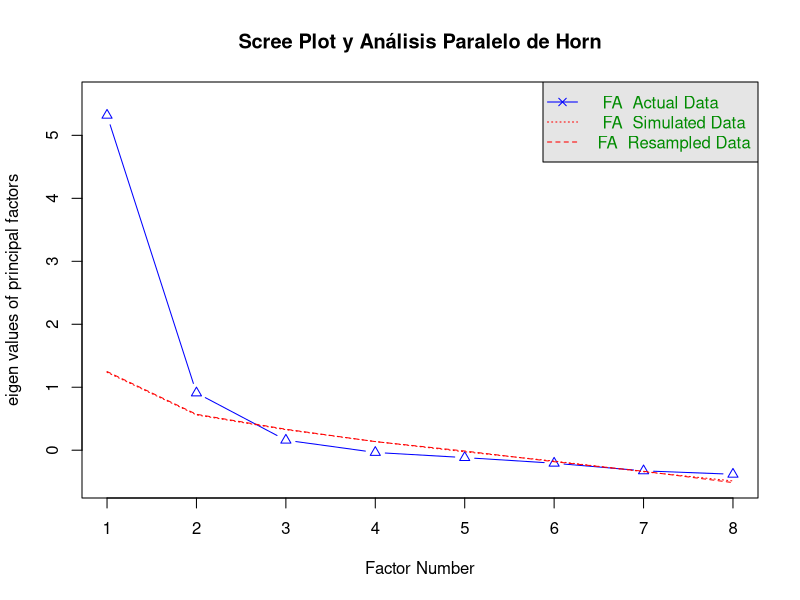
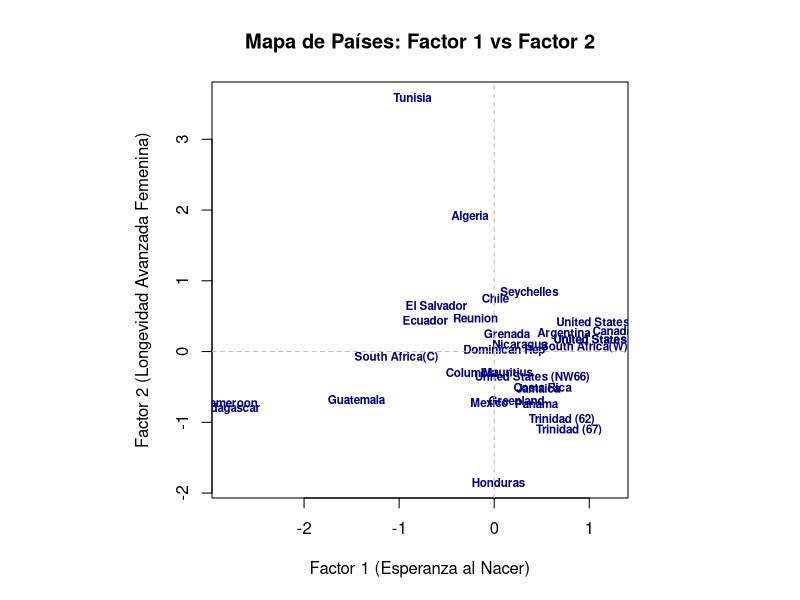
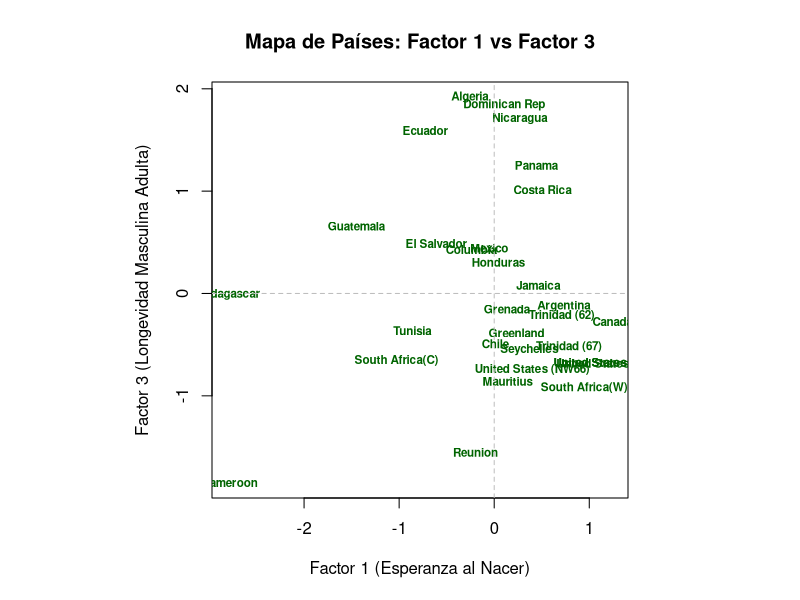
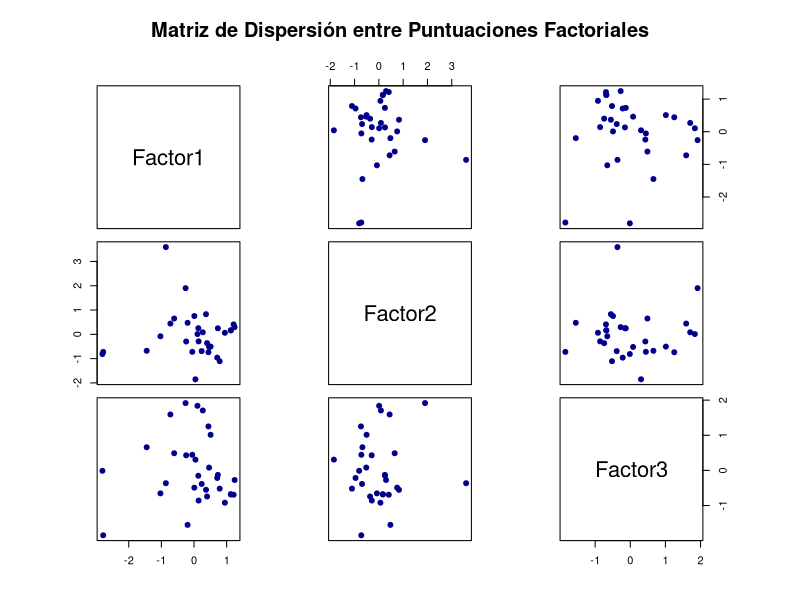
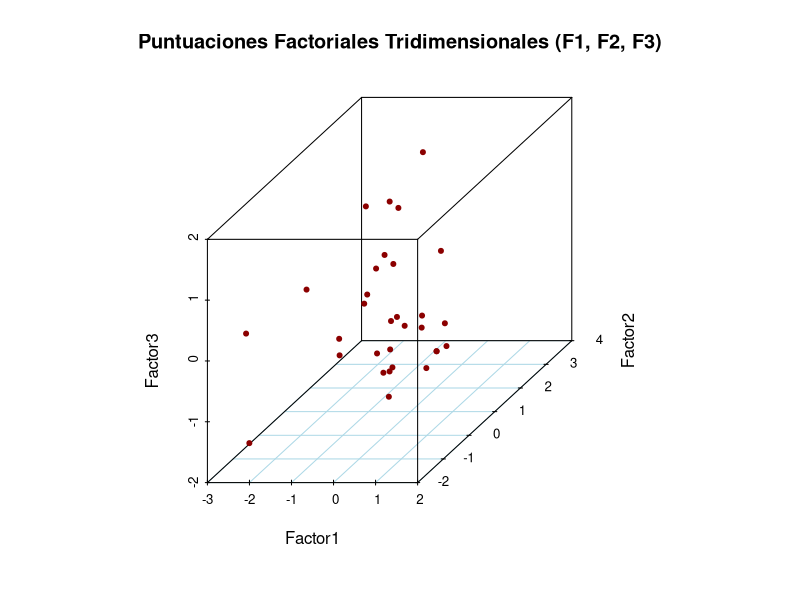

Generate these figures, in order, with R: (Note: this script raises an error after producing the figures.)
## ---- chunk 1
# Carga de paquetes necesarios
library(psych)
library(knitr)

# Utilizando los datos de Esperanza de Vida (Ejemplo 1)
datos_vida <- data.frame(
  m0 = c(63, 34, 38, 59, 56, 62, 50, 65, 56, 69, 65, 64, 56, 60, 61, 49, 59, 63, 59, 65, 65, 64, 64, 67, 61, 68, 67, 65, 59, 58, 57),
  m25 = c(51, 29, 30, 42, 38, 44, 39, 44, 46, 47, 48, 50, 44, 44, 45, 40, 42, 44, 44, 48, 48, 63, 43, 45, 40, 46, 45, 46, 43, 44, 46),
  m50 = c(30, 13, 17, 20, 18, 24, 20, 22, 24, 24, 26, 28, 25, 22, 22, 22, 22, 23, 24, 28, 26, 21, 21, 23, 21, 23, 23, 24, 23, 24, 28),
  m75 = c(13, 5, 7, 6, 7, 7, 7, 7, 11, 8, 9, 11, 10, 6, 8, 9, 6, 8, 8, 14, 9, 7, 6, 8, 10, 8, 8, 9, 10, 9, 9),
  w0 = c(67, 38, 38, 64, 62, 69, 55, 72, 63, 75, 68, 66, 61, 65, 65, 51, 61, 67, 63, 68, 67, 68, 68, 74, 67, 75, 74, 71, 66, 62, 60),
  w25 = c(54, 32, 34, 46, 46, 50, 43, 50, 54, 53, 50, 51, 48, 45, 49, 41, 43, 48, 46, 51, 49, 47, 47, 51, 46, 52, 51, 51, 49, 47, 49),
  w50 = c(34, 17, 20, 25, 25, 28, 23, 27, 33, 29, 27, 29, 27, 25, 27, 23, 22, 26, 25, 29, 27, 25, 24, 28, 25, 29, 28, 28, 27, 25, 28),
  w75 = c(15, 6, 7, 8, 10, 14, 8, 9, 19, 10, 10, 11, 12, 9, 10, 8, 7, 9, 8, 13, 10, 9, 8, 10, 11, 10, 10, 10, 12, 10, 11)
)

# 1. Prueba de Esfericidad de Bartlett
bartlett_test <- cortest.bartlett(cor(datos_vida), n = nrow(datos_vida))
cat("Chisq Bartlett:", bartlett_test$chisq, "\vert{} p-valor:", bartlett_test$p.value, "\n")

# 2. Medida KMO global e MSA individual
kmo_res <- KMO(datos_vida)
cat("KMO Global:", kmo_res$MSA, "\n")

# Visualizar MSA por variable
kable(data.frame(Variable = names(kmo_res$MSAi), MSA_Individual = kmo_res$MSAi), 
      caption = "Medidas MSA por Variable Observada")
## ---- chunk 2
library(psych)
library(knitr)

# Datos de Esperanza de Vida
datos_vida <- data.frame(
  m0 = c(63, 34, 38, 59, 56, 62, 50, 65, 56, 69, 65, 64, 56, 60, 61, 49, 59, 63, 59, 65, 65, 64, 64, 67, 61, 68, 67, 65, 59, 58, 57),
  m25 = c(51, 29, 30, 42, 38, 44, 39, 44, 46, 47, 48, 50, 44, 44, 45, 40, 42, 44, 44, 48, 48, 63, 43, 45, 40, 46, 45, 46, 43, 44, 46),
  m50 = c(30, 13, 17, 20, 18, 24, 20, 22, 24, 24, 26, 28, 25, 22, 22, 22, 22, 23, 24, 28, 26, 21, 21, 23, 21, 23, 23, 24, 23, 24, 28),
  m75 = c(13, 5, 7, 6, 7, 7, 7, 7, 11, 8, 9, 11, 10, 6, 8, 9, 6, 8, 8, 14, 9, 7, 6, 8, 10, 8, 8, 9, 10, 9, 9),
  w0 = c(67, 38, 38, 64, 62, 69, 55, 72, 63, 75, 68, 66, 61, 65, 65, 51, 61, 67, 63, 68, 67, 68, 68, 74, 67, 75, 74, 71, 66, 62, 60),
  w25 = c(54, 32, 34, 46, 46, 50, 43, 50, 54, 53, 50, 51, 48, 45, 49, 41, 43, 48, 46, 51, 49, 47, 47, 51, 46, 52, 51, 51, 49, 47, 49),
  w50 = c(34, 17, 20, 25, 25, 28, 23, 27, 33, 29, 27, 29, 27, 25, 27, 23, 22, 26, 25, 29, 27, 25, 24, 28, 25, 29, 28, 28, 27, 25, 28),
  w75 = c(15, 6, 7, 8, 10, 14, 8, 9, 19, 10, 10, 11, 12, 9, 10, 8, 7, 9, 8, 13, 10, 9, 8, 10, 11, 10, 10, 10, 12, 10, 11)
)

# 1. Valores propios reales y Criterio de Kaiser
autovalores <- eigen(cor(datos_vida))$values
autovalores_kaiser <- sum(autovalores > 1)

# 2 y 3. Análisis Paralelo de Horn + Scree Plot (Scree)
analisis_paralelo <- fa.parallel(datos_vida, 
                                 fa = "fa", 
                                 n.iter = 100, 
                                 main = "Scree Plot y Análisis Paralelo de Horn",
                                 show.legend = TRUE)

# Resumen numérico comparativo
resumen_num_factores <- data.frame(
  Criterio = c("Kaiser-Guttman (lambda > 1)", "Análisis Paralelo de Horn", "Prueba chi^2 por MLE (3 factores)"),
  `Numero de Factores Sugerido` = c(autovalores_kaiser, analisis_paralelo$nfact, 3),
  `Observación / p-valor` = c("Retiene autovalores > 1", "Basado en simulación Monte Carlo", "p-valor = 0.458 (Suficiente)")
)

kable(resumen_num_factores, caption = "Comparativa de Criterios para Selección del Número de Factores")
## ---- chunk 3
library(psych)
library(knitr)

# Datos de Esperanza de Vida
datos_vida <- data.frame(
  m0 = c(63, 34, 38, 59, 56, 62, 50, 65, 56, 69, 65, 64, 56, 60, 61, 49, 59, 63, 59, 65, 65, 64, 64, 67, 61, 68, 67, 65, 59, 58, 57),
  m25 = c(51, 29, 30, 42, 38, 44, 39, 44, 46, 47, 48, 50, 44, 44, 45, 40, 42, 44, 44, 48, 48, 63, 43, 45, 40, 46, 45, 46, 43, 44, 46),
  m50 = c(30, 13, 17, 20, 18, 24, 20, 22, 24, 24, 26, 28, 25, 22, 22, 22, 22, 23, 24, 28, 26, 21, 21, 23, 21, 23, 23, 24, 23, 24, 28),
  m75 = c(13, 5, 7, 6, 7, 7, 7, 7, 11, 8, 9, 11, 10, 6, 8, 9, 6, 8, 8, 14, 9, 7, 6, 8, 10, 8, 8, 9, 10, 9, 9),
  w0 = c(67, 38, 38, 64, 62, 69, 55, 72, 63, 75, 68, 66, 61, 65, 65, 51, 61, 67, 63, 68, 67, 68, 68, 74, 67, 75, 74, 71, 66, 62, 60),
  w25 = c(54, 32, 34, 46, 46, 50, 43, 50, 54, 53, 50, 51, 48, 45, 49, 41, 43, 48, 46, 51, 49, 47, 47, 51, 46, 52, 51, 51, 49, 47, 49),
  w50 = c(34, 17, 20, 25, 25, 28, 23, 27, 33, 29, 27, 29, 27, 25, 27, 23, 22, 26, 25, 29, 27, 25, 24, 28, 25, 29, 28, 28, 27, 25, 28),
  w75 = c(15, 6, 7, 8, 10, 14, 8, 9, 19, 10, 10, 11, 12, 9, 10, 8, 7, 9, 8, 13, 10, 9, 8, 10, 11, 10, 10, 10, 12, 10, 11)
)

# Ajuste de AFE con 3 factores y Rotacion Oblicua (oblimin)
fa_oblicuo <- fa(datos_vida, nfactors = 3, rotate = "oblimin", fm = "mle")

# 1. Matriz de Patron (Pattern Matrix - Cargas Directas)
matriz_patron <- unclass(fa_oblicuo$loadings)

# 2. Matriz de Estructura (Structure Matrix - Correlaciones Totales)
matriz_estructura <- unclass(fa_oblicuo$Structure)

# 3. Matriz de Correlacion entre Factores (Phi)
cor_factores <- fa_oblicuo$Phi

# Despliegue de Resultados
kable(matriz_patron, digits = 3, caption = "Matriz de Patron (Efectos Directos)")
kable(matriz_estructura, digits = 3, caption = "Matriz de Estructura (Correlaciones Totales)")
kable(cor_factores, digits = 3, caption = "Matriz de Correlacion entre Factores (Phi)")
## ---- chunk 4
# 1. Carga de Paquetes Requeridos
library(psych)
library(knitr)
library(scatterplot3d)

# 2. Construcción de la Base de Datos (Keyfitz & Flieger, 1971)
datos_vida <- data.frame(
  m0  = c(63, 34, 38, 59, 56, 62, 50, 65, 56, 69, 65, 64, 56, 60, 61, 49, 59, 63, 59, 65, 65, 64, 64, 67, 61, 68, 67, 65, 59, 58, 57),
  m25 = c(51, 29, 30, 42, 38, 44, 39, 44, 46, 47, 48, 50, 44, 44, 45, 40, 42, 44, 44, 48, 48, 63, 43, 45, 40, 46, 45, 46, 43, 44, 46),
  m50 = c(30, 13, 17, 20, 18, 24, 20, 22, 24, 24, 26, 28, 25, 22, 22, 22, 22, 23, 24, 28, 26, 21, 21, 23, 21, 23, 23, 24, 23, 24, 28),
  m75 = c(13,  5,  7,  6,  7,  7,  7,  7, 11,  8,  9, 11, 10,  6,  8,  9,  6,  8,  8, 14,  9,  7,  6,  8, 10,  8,  8,  9, 10,  9,  9),
  w0  = c(67, 38, 38, 64, 62, 69, 55, 72, 63, 75, 68, 66, 61, 65, 65, 51, 61, 67, 63, 68, 67, 68, 68, 74, 67, 75, 74, 71, 66, 62, 60),
  w25 = c(54, 32, 34, 46, 46, 50, 43, 50, 54, 53, 50, 51, 48, 45, 49, 41, 43, 48, 46, 51, 49, 47, 47, 51, 46, 52, 51, 51, 49, 47, 49),
  w50 = c(34, 17, 20, 25, 25, 28, 23, 27, 33, 29, 27, 29, 27, 25, 27, 23, 22, 26, 25, 29, 27, 25, 24, 28, 25, 29, 28, 28, 27, 25, 28),
  w75 = c(15,  6,  7,  8, 10, 14,  8,  9, 19, 10, 10, 11, 12,  9, 10,  8,  7,  9,  8, 13, 10,  9,  8, 10, 11, 10, 10, 10, 12, 10, 11),
  row.names = c("Algeria", "Cameroon", "Madagascar", "Mauritius", "Reunion", "Seychelles", 
                "South Africa(C)", "South Africa(W)", "Tunisia", "Canada", "Costa Rica", 
                "Dominican Rep", "El Salvador", "Greenland", "Grenada", "Guatemala", 
                "Honduras", "Jamaica", "Mexico", "Nicaragua", "Panama", "Trinidad (62)", 
                "Trinidad (67)", "United States (66)", "United States (NW66)", 
                "United States (W66)", "United States (67)", "Argentina", "Chile", 
                "Columbia", "Ecuador")
)

# 3. Diagnósticos de Factorabilidad (Bartlett y KMO)
test_bartlett <- cortest.bartlett(cor(datos_vida), n = nrow(datos_vida))
res_kmo <- KMO(datos_vida)

cat("--- DIAGNÓSTICOS DE FACTORABILIDAD ---\n")
cat("Prueba de Bartlett (Chi2):", round(test_bartlett$chisq, 3), "\vert{} p-valor:", test_bartlett$p.value, "\n")
cat("Medida KMO Global:", round(res_kmo$MSA, 3), "\n\n")

# 4. Evaluación del Número de Factores mediante MLE (Chi-cuadrado)
fa_mle1 <- factanal(datos_vida, factors = 1, method = "mle")
fa_mle2 <- factanal(datos_vida, factors = 2, method = "mle")
fa_mle3 <- factanal(datos_vida, factors = 3, method = "mle")

resumen_k <- data.frame(
  Factores = 1:3,
  `Chi_Cuadrado` = round(c(fa_mle1$STATISTIC, fa_mle2$STATISTIC, fa_mle3$STATISTIC), 3),
  `GL` = c(fa_mle1$dof, fa_mle2$dof, fa_mle3$dof),
  `p_valor` = round(c(fa_mle1$PVAL, fa_mle2$PVAL, fa_mle3$PVAL), 4)
)

kable(resumen_k, caption = "Evaluación del Número de Factores (MLE)")

# 5. Ajuste del Modelo Final de 3 Factores con Rotación Varimax
fa_final <- factanal(datos_vida, factors = 3, method = "mle", rotation = "varimax", scores = "regression")

# Cargas factoriales, comunalidades y unicidades
cargas <- unclass(fa_final$loadings)
unicidades <- fa_final$uniquenesses
comunalidades <- 1 - unicidades

tabla_final <- cbind(cargas, Comunalidad = comunalidades, Unicidad = unicidades)
kable(tabla_final, digits = 3, caption = "Matriz de Cargas Factoriales Rotadas (Varimax) y Comunalidades")

# 6. Extracción y Gráficos de Puntuaciones Factoriales (Scores)
scores <- fa_final$scores

# Gráfico 1: Factor 1 vs Factor 2
par(pty = "s")
plot(scores[, 1], scores[, 2], type = "n",
     xlab = "Factor 1 (Esperanza al Nacer)", 
     ylab = "Factor 2 (Longevidad Avanzada Femenina)",
     main = "Mapa de Países: Factor 1 vs Factor 2")
text(scores[, 1], scores[, 2], labels = rownames(datos_vida), cex = 0.7, col = "navy", font = 2)
abline(h = 0, v = 0, lty = 2, col = "gray")

# Gráfico 2: Factor 1 vs Factor 3
plot(scores[, 1], scores[, 3], type = "n",
     xlab = "Factor 1 (Esperanza al Nacer)", 
     ylab = "Factor 3 (Longevidad Masculina Adulta)",
     main = "Mapa de Países: Factor 1 vs Factor 3")
text(scores[, 1], scores[, 3], labels = rownames(datos_vida), cex = 0.7, col = "darkgreen", font = 2)
abline(h = 0, v = 0, lty = 2, col = "gray")

# Gráfico 3: Matriz de Dispersión por Pares (Pairs plot)
pairs(scores, main = "Matriz de Dispersión entre Puntuaciones Factoriales", col = "darkblue", pch = 19)

# Gráfico 4: Representación Tridimensional (3D)
scatterplot3d(scores, angle = 35, col.grid = "lightblue", 
              pch = 20, color = "darkred", 
              main = "Puntuaciones Factoriales Tridimensionales (F1, F2, F3)")
## ---- chunk 5
library(lavaan)
library(knitr)

# Supongamos una hipótesis teórica de 2 factores sobre las variables de Esperanza de Vida:
# Factor 1 (Temprano/General): m0, m25, w0, w25
# Factor 2 (Edad Avanzada): m50, m75, w50, w75

# 1. Definición del Modelo Teórico Confirmatorio
modelo_afc <- '
  # Definición de Factores Latentes
  F_General =~ m0 + m25 + w0 + w25
  F_Avanzado =~ m50 + m75 + w50 + w75
'

# Datos de Esperanza de Vida
datos_vida <- data.frame(
  m0 = c(63, 34, 38, 59, 56, 62, 50, 65, 56, 69, 65, 64, 56, 60, 61, 49, 59, 63, 59, 65, 65, 64, 64, 67, 61, 68, 67, 65, 59, 58, 57),
  m25 = c(51, 29, 30, 42, 38, 44, 39, 44, 46, 47, 48, 50, 44, 44, 45, 40, 42, 44, 44, 48, 48, 63, 43, 45, 40, 46, 45, 46, 43, 44, 46),
  m50 = c(30, 13, 17, 20, 18, 24, 20, 22, 24, 24, 26, 28, 25, 22, 22, 22, 22, 23, 24, 28, 26, 21, 21, 23, 21, 23, 23, 24, 23, 24, 28),
  m75 = c(13, 5, 7, 6, 7, 7, 7, 7, 11, 8, 9, 11, 10, 6, 8, 9, 6, 8, 8, 14, 9, 7, 6, 8, 10, 8, 8, 9, 10, 9, 9),
  w0 = c(67, 38, 38, 64, 62, 69, 55, 72, 63, 75, 68, 66, 61, 65, 65, 51, 61, 67, 63, 68, 67, 68, 68, 74, 67, 75, 74, 71, 66, 62, 60),
  w25 = c(54, 32, 34, 46, 46, 50, 43, 50, 54, 53, 50, 51, 48, 45, 49, 41, 43, 48, 46, 51, 49, 47, 47, 51, 46, 52, 51, 51, 49, 47, 49),
  w50 = c(34, 17, 20, 25, 25, 28, 23, 27, 33, 29, 27, 29, 27, 25, 27, 23, 22, 26, 25, 29, 27, 25, 24, 28, 25, 29, 28, 28, 27, 25, 28),
  w75 = c(15, 6, 7, 8, 10, 14, 8, 9, 19, 10, 10, 11, 12, 9, 10, 8, 7, 9, 8, 13, 10, 9, 8, 10, 11, 10, 10, 10, 12, 10, 11)
)

# 2. Ajuste del Modelo Confirmatorio
ajuste_afc <- cfa(modelo_afc, data = datos_vida)

# 3. Principales Índices de Ajuste Global
medidas_ajuste <- fitMeasures(ajuste_afc, c("chisq", "df", "pvalue", "cfi", "tli", "rmsea", "srmr"))

df_ajuste <- data.frame(
  `Indice de Ajuste` = names(medidas_ajuste),
  `Valor Obtención` = as.numeric(medidas_ajuste),
  `Criterio Deseable` = c("-", "-", "> 0.05", "> 0.95", "> 0.95", "< 0.06", "< 0.08")
)

kable(df_ajuste, digits = 3, caption = "Evaluación del Ajuste Global en AFC")
